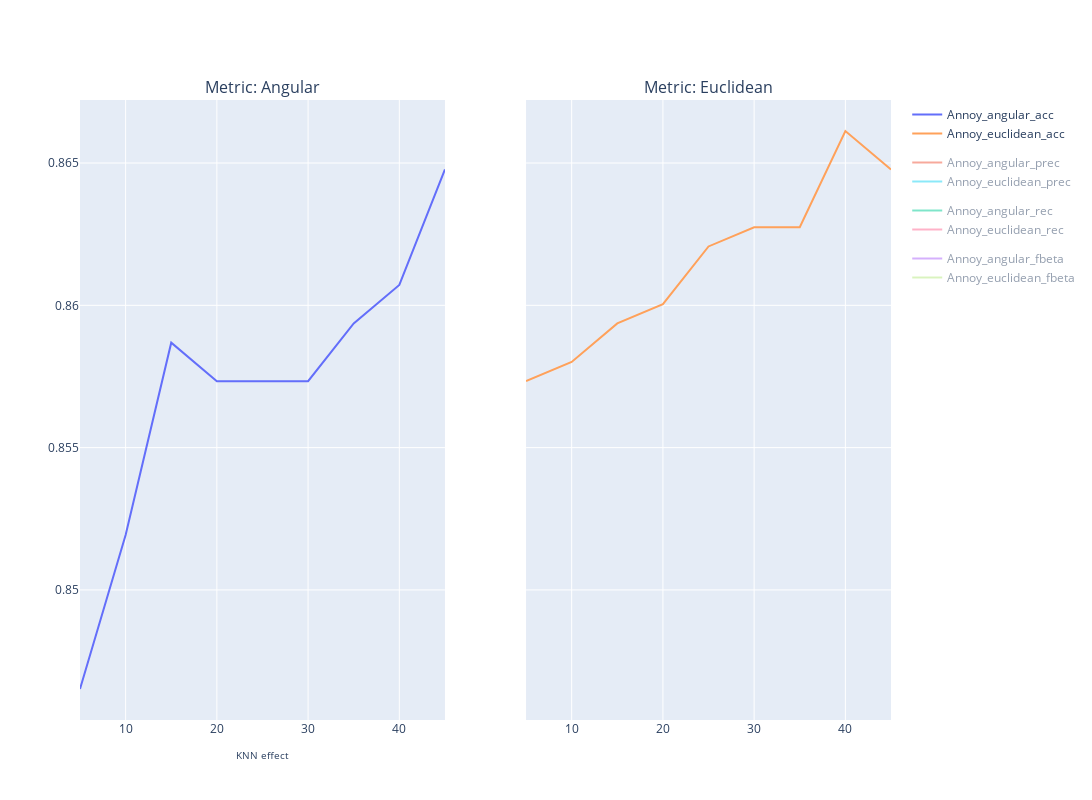

Notebook code cell kept with this figure:
### Code cell
import plotly.graph_objects as go
from plotly.subplots import make_subplots
import pandas as pd
import matplotlib.pyplot as plt
import plotly.express as px


fig = make_subplots(
        rows=1,
        cols=2,
        shared_yaxes=True,
        vertical_spacing=0.01,
        horizontal_spacing=0.1,
        # row_heights=[0.5, 0.5],
        subplot_titles=("Metric: Angular", "Metric: Euclidean")
    )

plt_df1=k_effect_3.copy()


mode="lines"# "markers+text"
x_col= "n_trees"
fig.add_trace(
        go.Scatter(
            x=plt_df1[x_col], y=plt_df1["Annoy_angular_acc"],mode=mode,name="Annoy_angular_acc",legendgroup ='accuracy'# , line=dict(color="blue", width=2)
        ),
        row=1,
        col=1,
    )
fig.add_trace(
        go.Scatter(
            x=plt_df1[x_col], y=plt_df1["Annoy_angular_prec"],mode=mode,name='Annoy_angular_prec',legendgroup ='precision'# , line=dict(color="blue", width=2)
        ),
        row=1,
        col=1,
    )

fig.add_trace(
        go.Scatter(
            x=plt_df1[x_col], y=plt_df1["Annoy_angular_rec"],mode=mode,name='Annoy_angular_rec',legendgroup ='recall'# , line=dict(color="blue", width=2)
        ),
        row=1,
        col=1,
    )

fig.add_trace(
        go.Scatter(
            x=plt_df1[x_col], y=plt_df1["Annoy_angular_fbeta"],mode=mode,name='Annoy_angular_fbeta',legendgroup ='fbeta_score'# , line=dict(color="blue", width=2)
        ),
        row=1,
        col=1,
    )

fig.add_trace(
        go.Scatter(
            x=plt_df1[x_col], y=plt_df1["Annoy_euclidean_acc"],mode=mode,name="Annoy_euclidean_acc",legendgroup ='accuracy'# , line=dict(color="blue", width=2)
        ),
        row=1,
        col=2,
    )
fig.add_trace(
        go.Scatter(
            x=plt_df1[x_col], y=plt_df1["Annoy_euclidean_prec"],mode=mode,name='Annoy_euclidean_prec',legendgroup ='precision'# , line=dict(color="blue", width=2)
        ),
        row=1,
        col=2,
    )

fig.add_trace(
        go.Scatter(
            x=plt_df1[x_col], y=plt_df1["Annoy_euclidean_rec"],mode=mode,name='Annoy_euclidean_rec',legendgroup ='recall'# , line=dict(color="blue", width=2)
        ),
        row=1,
        col=2,
    )

fig.add_trace(
        go.Scatter(
            x=plt_df1[x_col], y=plt_df1["Annoy_euclidean_fbeta"],mode=mode,name='Annoy_euclidean_fbeta',legendgroup ='fbeta_score'# , line=dict(color="blue", width=2)
        ),
        row=1,
        col=2,
    )

# fig.layout.annotations[1].update(text="Metric=Angular")
fig.update_xaxes(title_text="KNN effect", row=1, col=1, title_font_size=10)
# fig.update_yaxes(title_text="Metrics in %", row=1, col=2, title_font_size=10)
# fig.update_yaxes(title_text="Metrics in %", row=1, col=2, title_font_size=10)

fig.update_layout(
        height=800,
        width=1400,
        # xaxis_rangeslider_visible=False,
        xaxis_rangebreaks=[dict(values=[x for x in range(30,150,10)])]
    )

fig.show()

### Figure 1 — Plotly figure (JSON) as saved in the notebook; plotly's stock layout.template omitted (floating-point values rounded to 4 significant figures)
{"data": [{"legendgroup": "accuracy", "mode": "lines", "name": "Annoy_angular_acc", "type": "scatter", "visible": true, "x": [5, 10, 15, 20, 25, 30, 35, 40, 45], "xaxis": "x", "y": [0.8465, 0.8519, 0.8587, 0.8573, 0.8573, 0.8573, 0.8594, 0.8607, 0.8648], "yaxis": "y"}, {"legendgroup": "precision", "mode": "lines", "name": "Annoy_angular_prec", "type": "scatter", "visible": "legendonly", "x": [5, 10, 15, 20, 25, 30, 35, 40, 45], "xaxis": "x", "y": [0.9707, 0.9706, 0.9727, 0.9758, 0.977, 0.9772, 0.9766, 0.9765, 0.978], "yaxis": "y"}, {"legendgroup": "recall", "mode": "lines", "name": "Annoy_angular_rec", "type": "scatter", "visible": "legendonly", "x": [5, 10, 15, 20, 25, 30, 35, 40, 45], "xaxis": "x", "y": [0.8465, 0.8519, 0.8587, 0.8573, 0.8573, 0.8573, 0.8594, 0.8607, 0.8648], "yaxis": "y"}, {"legendgroup": "fbeta_score", "mode": "lines", "name": "Annoy_angular_fbeta", "type": "scatter", "visible": "legendonly", "x": [5, 10, 15, 20, 25, 30, 35, 40, 45], "xaxis": "x", "y": [0.9019, 0.9047, 0.9095, 0.91, 0.9105, 0.9106, 0.9114, 0.9124, 0.9153], "yaxis": "y"}, {"legendgroup": "accuracy", "mode": "lines", "name": "Annoy_euclidean_acc", "type": "scatter", "visible": true, "x": [5, 10, 15, 20, 25, 30, 35, 40, 45], "xaxis": "x2", "y": [0.8573, 0.858, 0.8594, 0.86, 0.8621, 0.8627, 0.8627, 0.8661, 0.8648], "yaxis": "y2"}, {"legendgroup": "precision", "mode": "lines", "name": "Annoy_euclidean_prec", "type": "scatter", "visible": "legendonly", "x": [5, 10, 15, 20, 25, 30, 35, 40, 45], "xaxis": "x2", "y": [0.9759, 0.9737, 0.9734, 0.9735, 0.972, 0.973, 0.9718, 0.9725, 0.9725], "yaxis": "y2"}, {"legendgroup": "recall", "mode": "lines", "name": "Annoy_euclidean_rec", "type": "scatter", "visible": "legendonly", "x": [5, 10, 15, 20, 25, 30, 35, 40, 45], "xaxis": "x2", "y": [0.8573, 0.858, 0.8594, 0.86, 0.8621, 0.8627, 0.8627, 0.8661, 0.8648], "yaxis": "y2"}, {"legendgroup": "fbeta_score", "mode": "lines", "name": "Annoy_euclidean_fbeta", "type": "scatter", "visible": "legendonly", "x": [5, 10, 15, 20, 25, 30, 35, 40, 45], "xaxis": "x2", "y": [0.9107, 0.9098, 0.9105, 0.9106, 0.9113, 0.9119, 0.9112, 0.9135, 0.9127], "yaxis": "y2"}], "layout": {"annotations": [{"font": {"size": 16}, "showarrow": false, "text": "Metric: Angular", "x": 0.225, "xanchor": "center", "xref": "paper", "y": 1, "yanchor": "bottom", "yref": "paper"}, {"font": {"size": 16}, "showarrow": false, "text": "Metric: Euclidean", "x": 0.775, "xanchor": "center", "xref": "paper", "y": 1, "yanchor": "bottom", "yref": "paper"}], "height": 800, "width": 1400, "xaxis": {"anchor": "y", "autorange": true, "domain": [0, 0.45], "range": [5, 45], "rangebreaks": [{"values": [30, 40, 50, 60, 70, 80, 90, 100, 110, 120, 130, 140]}], "title": {"font": {"size": 10}, "text": "KNN effect"}, "type": "linear"}, "xaxis2": {"anchor": "y2", "autorange": true, "domain": [0.55, 1], "range": [5, 45], "type": "linear"}, "yaxis": {"anchor": "x", "autorange": true, "domain": [0, 1], "range": [0.8454, 0.8672], "type": "linear"}, "yaxis2": {"anchor": "x2", "autorange": true, "domain": [0, 1], "matches": "y", "range": [0.8454, 0.8672], "showticklabels": false, "type": "linear"}}}
